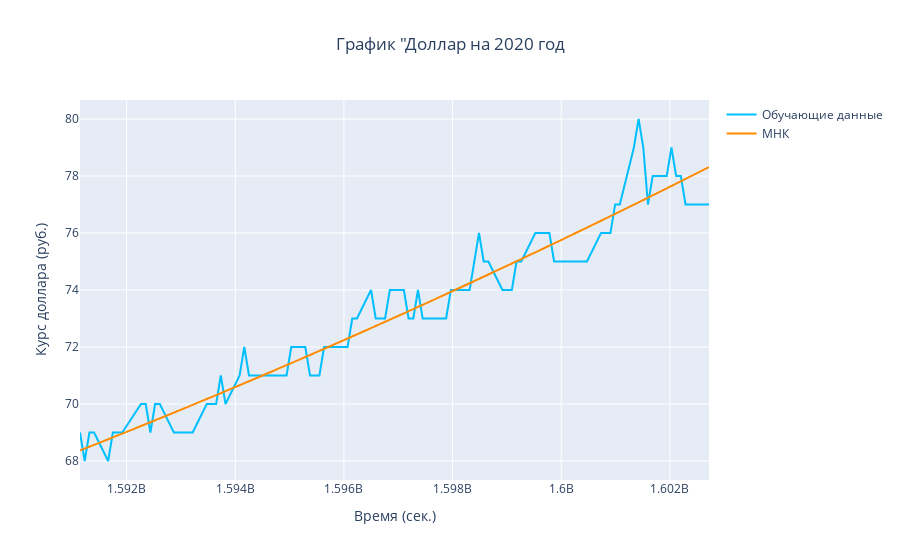

Source (notebook cell):
### Code cell
#MHK

def func(x, c0, c1, c2): #функция для аппроксимации
    return c0 + c1 * x + c2 * x**2

popt, _ = curve_fit(func, x_train, y_train)
c0, c1, c2 = popt

# Построение аппроксимации и графика данных
y_education = func(x_train, c0, c1, c2)
fig = go.Figure()

# обучающие данные
fig.add_trace(go.Scatter(
    x = x_train,
    y = y_train,
    mode = 'lines',
    name = 'Обучающие данные',
    line=dict(color = '#00BFFF', width = 2))
)

# МНК
fig.add_trace(go.Scatter(
    x = x_train,
    y = y_education,
    mode = 'lines',
    name = 'МНК',
    line = dict(color = '#FF8C00', shape = 'spline', width = 2))
)

fig.update_xaxes(title_text="Время (сек.)")
fig.update_yaxes(title_text="Курс доллара (руб.)")
fig.update_layout(title_text='График "Доллар на 2020 год', title_x =0.5)
fig.show()
